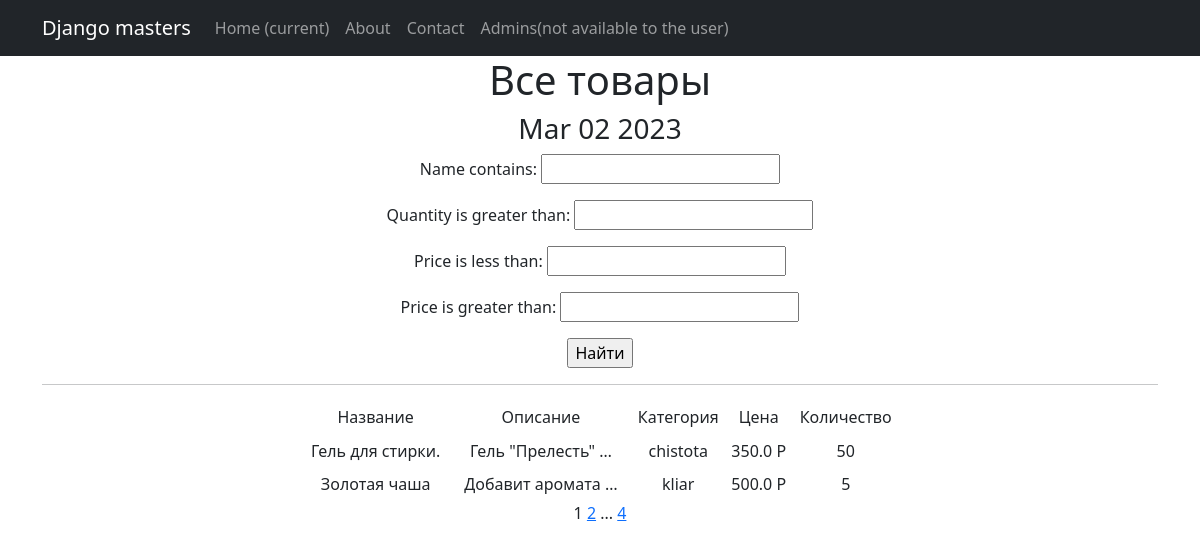
Screenshot of /products/ with the database file from the repository.
### simpleapp/models.py (models this page shows, shortened)
class Product(models.Model):
    name = models.CharField(
        max_length=50,
        unique=True, # названия товаров не должны повторяться
    )
    description = models.TextField()
    quantity = models.IntegerField(
        validators=[MinValueValidator(0)],
    )
    category = models.ForeignKey(
        to='Category',
        on_delete=models.CASCADE,
        related_name='products', # все продукты в категории будут доступны через поле products
    )
    price = models.FloatField(
        validators=[MinValueValidator(0.0)],
    )

class Category(models.Model):
    name = models.CharField(max_length=100, unique=True)

### simpleapp/views.py (the view)
# urls.py: path('', ProductsList.as_view(), name='product_list'),
class ProductsList(ListView):
    model = Product
    ordering = 'name'
    template_name = 'products.html'
    context_object_name = 'products'
    paginate_by = 2  # вот так мы можем указать количество записей на странице
    def get_queryset(self):
        queryset = super().get_queryset()
        self.filterset = ProductFilter(self.request.GET, queryset)
        return self.filterset.qs
    def get_context_data(self, **kwargs):
        context = super().get_context_data(**kwargs)
        context['filterset'] = self.filterset
        return context

### simpleapp/templatetags/custom_filters.py (called while the page is built)
@register.filter()
def currency(value, code='rub'):
   postfix = CURRENCIES_SYMBOLS[code]
   return f'{value} {postfix}'

### simpleapp/templatetags/custom_tags.py (called while the page is built)
@register.simple_tag()
def current_time(format_string='%b %d %Y'):
   return datetime.utcnow().strftime(format_string)

@register.simple_tag(takes_context=True)
def url_replace(context, **kwargs):
   d = context['request'].GET.copy()
   for k, v in kwargs.items():
       d[k] = v
   return d.urlencode()

### templates/products.html (shortened to what this page needs)
{% extends 'flatpages/default.html' %}
{% load custom_filters %}
{% load custom_tags %}
{% block content %}
   <h1>Все товары</h1>
   <h3>{% current_time '%b %d %Y' %}</h3>
   <form action="" method="get">
       {{ filterset.form.as_p }}
       <input type="submit" value="Найти" />
   </form>
   <hr>
   {% if products %}
       <table width="600" height="100" style="margin-left: auto; margin-right: auto;">
           <tr>
               <td>Название</td>
               <td>Описание</td>
               <td>Категория</td>
               <td>Цена</td>
               <td>Количество</td>
           </tr>
           {% for product in products %}
           <tr>
               <td>{{ product.name }}</td>
               <td>{{ product.description|truncatewords:2 }}</td>
               <td>{{ product.category.name }}</td>
               <td>{{ product.price|currency:"rub" }}</td>
               <td>{{ product.quantity }}</td>
           </tr>
           {% endfor %}
       </table>
   {% else %}
       <h2>Товаров нет!</h2>
   {% endif %}
   {{ page_obj.number }}
   {% if page_obj.has_next %}
       <a href="?{% url_replace page=page_obj.next_page_number %}">{{ page_obj.next_page_number }}</a>
       {% if paginator.num_pages != page_obj.next_page_number %}
           ...
           <a href="?{% url_replace page=page_obj.paginator.num_pages %}">{{ page_obj.paginator.num_pages }}</a>
       {% endif %}
   {% endif %}
{% endblock content %}

### templates/flatpages/default.html (shortened to what this page needs)
<!DOCTYPE html>
<html lang="en">
<head>
    {% load static %}
    <link href="{% static 'css/styles.css' %}" rel="stylesheet"/>
</head>
<body>
<nav class="navbar navbar-expand-lg navbar-dark bg-dark static-top">
    <div class="container">
        <a class="navbar-brand" href="#">Django masters</a>
        <div class="collapse navbar-collapse" id="navbarResponsive">
            <ul class="navbar-nav ml-auto">
                <li class="nav-item active">
                    <a class="nav-link" href="#">Home
                        <span class="sr-only">(current)</span>
                    </a>
                </li>
                <li class="nav-item">
                    <a class="nav-link" href="/about/">About</a>
                </li>
                <li class="nav-item">
                    <a class="nav-link" href="/contacts/">Contact</a>
                </li>
                <li class="nav-item">
                    <a class="nav-link" href="/admins/">Admins(not available to the user)</a>
                </li>
            </ul>
        </div>
    </div>
</nav>
    <div class="container">
        <div class="row">
            <div class="col-lg-12 text-center">
                {% block content %}{% endblock content %}
            </div>
        </div>
    </div>
</body>
</html>

### rows the page displays
Product: name "Гель для стирки.", description "Гель \"Прелесть\" …", category.name "chistota", price "350.0 Р", quantity "50"
Product: name "Золотая чаша", description "Добавит аромата …", category.name "kliar", price "500.0 Р", quantity "5"

### other values shown
{{ page_obj.number }} "1"
{{ page_obj.next_page_number }} "2"
{{ page_obj.paginator.num_pages }} "4"
